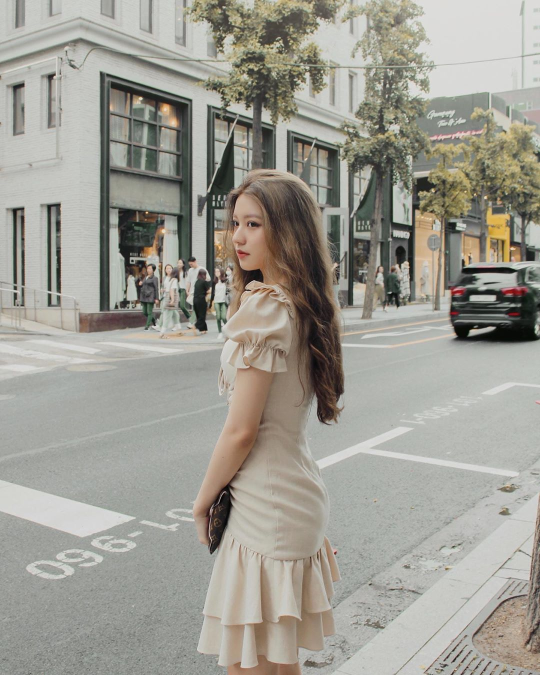
#> input picture xla/photos/example.jpg, 1080 x 1350 px, found by its file name (shown at 1/2 size)
$ python padding.py
#> lines starting #> are read from the running program, lines starting #| are printed output that depends on the picture
import cv2
import numpy as np

IMG_PATH = 'example.jpg'
img = cv2.imread(IMG_PATH)
#> img is the input picture: shape (1350, 1080, 3); mean B, G, R 146.8, 155.7, 157.9
print(img.shape)
#| (1350, 1080, 3)


img_pad = np.zeros([1920, 1080, 3])
img_pad += 100
img_pad[300:1650,:,:] = img
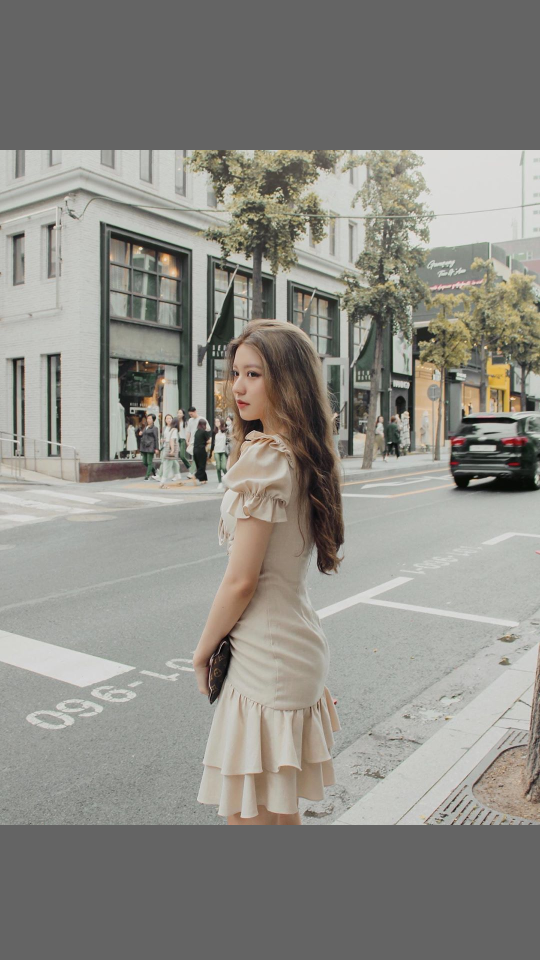
#> img_pad: shape (1920, 1080, 3) float64 (shown at 1/2 size); mean B, G, R 132.9, 139.2, 140.7
cv2.imwrite('example_padding.jpg', img_pad)
print(img_pad.shape)
#| (1920, 1080, 3)
